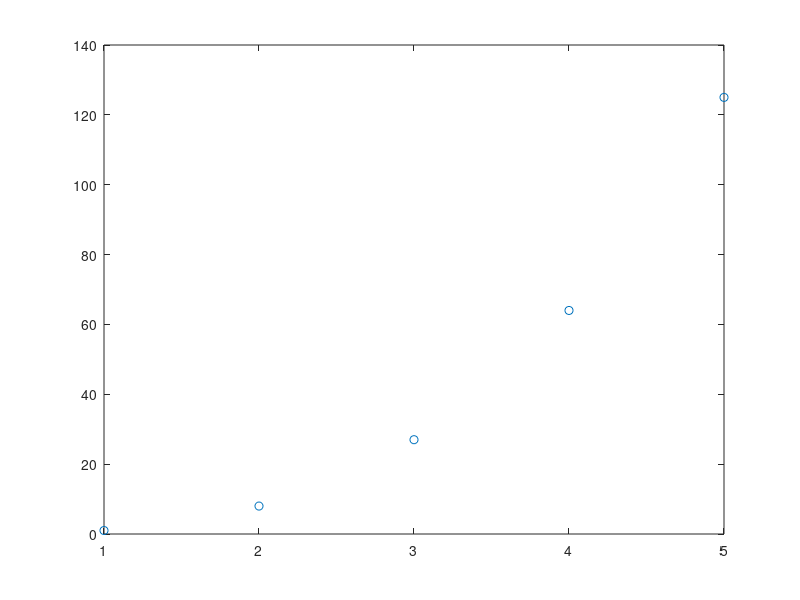

This chart was generated by the following MATLAB code: (Note: this script raises an error after producing the figure.)
x=[1 2 3 4 5];
y=[1 8 27 64 125];
a = 3.2;

%TASK 1
plot(x,y,'o');
hold on;

%TASK 2
%ansSpline = lin_spline(x, y, a);
%plot(a,ansSpline,'*');
%hold on;
%ansSpline
%TASK 3
%ansNewton = newton_IP(x,y,a);
%plot(a,ansNewton,'<>');
%hold on;
%ansNewton

X=[1:1:5];
n=size(X,2);
ans=quad_spline_interpolation(x,y,4.56)
ans
n;
Y=zeros(n);
%for i=1:n
 % Y(i)=newton_IP(x,y,X(i));
%end
%X
%Y
%plot(X,Y);
hold on;
